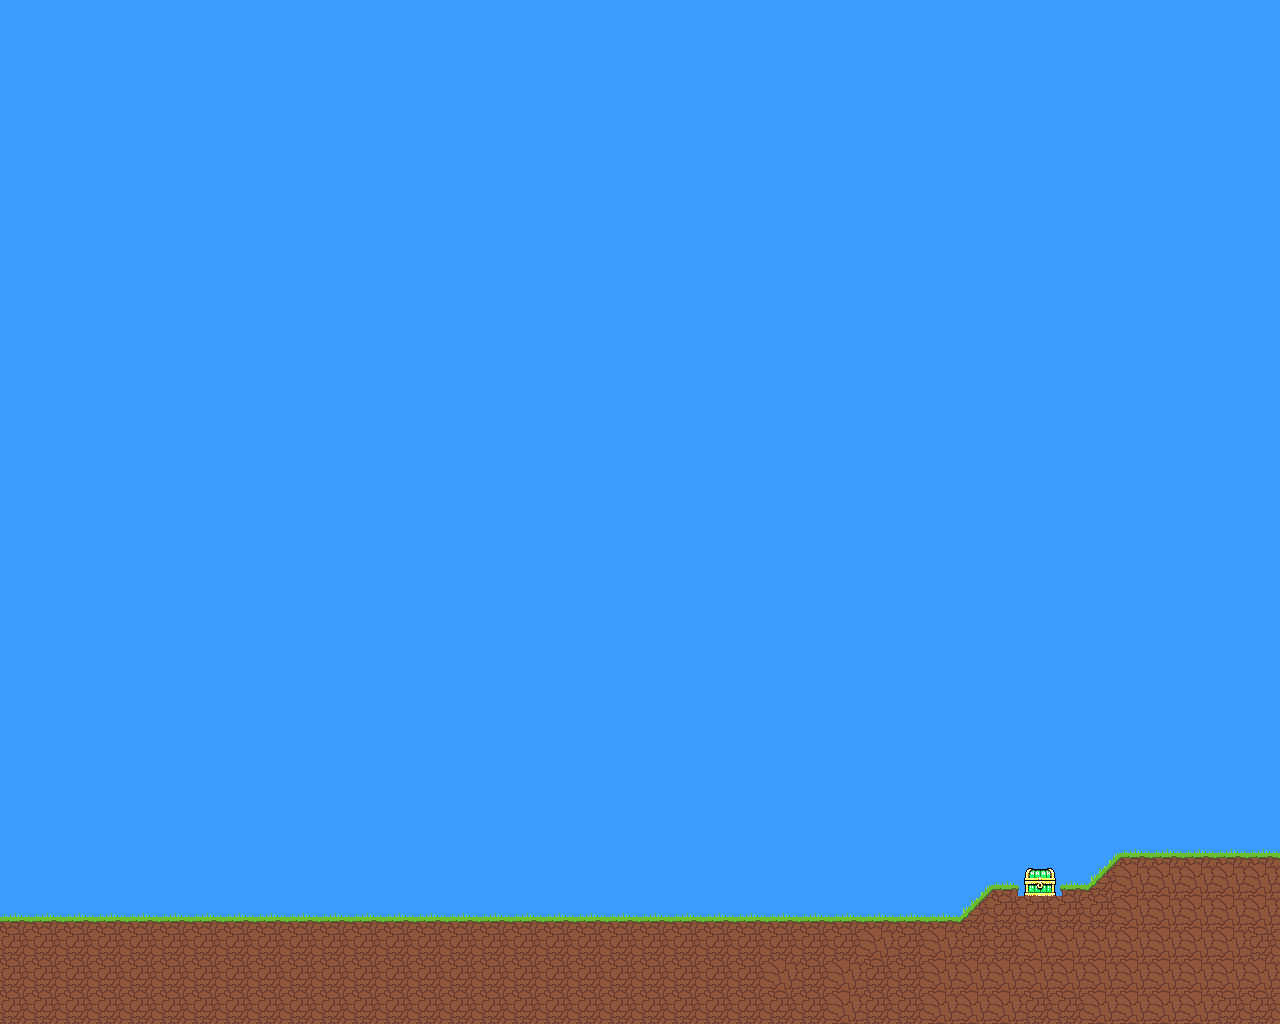

This game map was drawn from its Tiled (.tmx) file and the tilesets committed beside it. A one-line description and the trimmed map source follow:
An orthogonal 40x32 tile map with 32x32 px tiles, 3 tile layers (Sky, Ground, Objects), 3 tilesets and 3 objects (World Border, Ground, Chest).

<map version="1.0" tiledversion="1.1.5" orientation="orthogonal" renderorder="left-down" width="40" height="32" tilewidth="32" tileheight="32" infinite="0" nextobjectid="14">
 <tileset firstgid="1" source="2d Plataformer.tsx" />
 <tileset firstgid="136" source="Ceu.tsx" />
 <tileset firstgid="152" source="box_green.tsx" />
 <layer name="Sky" width="40" height="32">
  <data>[1280 cells, 1280 non-empty, 16 distinct tile ids]</data>
 </layer>
 <layer name="Ground" width="40" height="32">
  <data>[1280 cells, 175 non-empty, 7 distinct tile ids]</data>
 </layer>
 <layer name="Objects" width="40" height="32">
  <data>[1280 cells, 7 non-empty, 3 distinct tile ids]</data>
 </layer>
 <objectgroup name="Colision">
  <object id="11" name="World Border" x="1279.97" y="858.969">
   <polyline points="0,0 0.03125,-858.969 -1279.97,-858.969 -1279.97,61.7585" />
  </object>
  <object id="12" name="Ground" x="0.217391" y="917.13">
   <polyline points="0,0 959.696,-0.0434783 991.72,-31.8804 1017.47,-31.9429 1017.47,-31.1304 1018.66,-31.1304 1018.72,-27.3179 1017.6,-27.3179 1017.6,-21.1929 1061.78,-21.0679 1061.78,-25.1148 1060.78,-25.1148 1060.8,-27.1461 1059.78,-27.1304 1059.78,-31.0992 1060.78,-31.0992 1060.78,-32.0836 1087.78,-32.0395 1119.72,-63.8179 1279.53,-63.6304" />
  </object>
 </objectgroup>
 <objectgroup name="Objetos">
  <object id="13" name="Chest" x="1028" y="867.994">
   <polyline points="0,0 -0.00555556,0.994444 -1.00556,1 -1.00556,1.98889 -2.00556,2 -2.00556,3.99444 -3.00391,4.00165 -3,10.0056 -3.99609,10.0134 -4,17.0016 -3.00781,17.0095 -3,24.0016 -3.99609,24.0016 -4,27.9938 27.9961,28.0016 28,24.0056 26.9961,24.0095 27.0039,17.0016 27.9961,17.0016 27.9961,10.0056 27.0039,10.0016 26.9961,4.00946 26,4.00165 25.9961,2.00165 25.0056,2.00556 25,1.00556 24.0056,1.00556 23.9961,0.00164931 18.9922,0.00555556 18.9922,0.997743 5.00391,1.00165 5.00391,0.00164931 0.015625,-0.00225694" />
  </object>
 </objectgroup>
</map>
